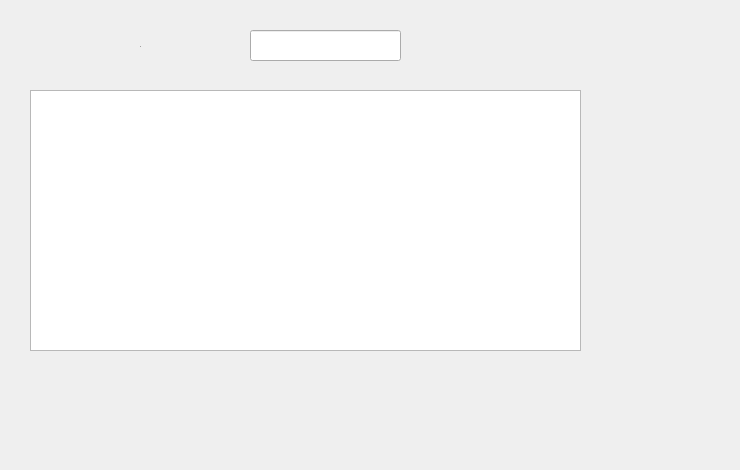
     <widget class="QWidget" name="tab_9">
      <attribute name="title">
       <string>Rechercher</string>
      </attribute>
      <widget class="QTableView" name="tableView_3">
       <property name="geometry">
        <rect>
         <x>30</x>
         <y>90</y>
         <width>551</width>
         <height>261</height>
        </rect>
       </property>
      </widget>
      <widget class="QLabel" name="label_4">
       <property name="geometry">
        <rect>
         <x>140</x>
         <y>40</y>
         <width>47</width>
         <height>13</height>
        </rect>
       </property>
       <property name="font">
        <font>
         <pointsize>-1</pointsize>
        </font>
       </property>
       <property name="text">
        <string>ID</string>
       </property>
      </widget>
      <widget class="QLineEdit" name="lineEdit_3">
       <property name="geometry">
        <rect>
         <x>250</x>
         <y>30</y>
         <width>151</width>
         <height>31</height>
        </rect>
       </property>
       <property name="styleSheet">
        <string notr="true">QLineEdit
{
    border-color: blue

    
}

</string>
       </property>
      </widget>
      <widget class="QLabel" name="label_151">
       <property name="geometry">
        <rect>
         <x>0</x>
         <y>0</y>
         <width>731</width>
         <height>461</height>
        </rect>
       </property>
       <property name="text">
        <string/>
       </property>
       <property name="pixmap">
        <pixmap>../../Desktop/qt/ok.jpg</pixmap>
       </property>
       <property name="scaledContents">
        <bool>true</bool>
       </property>
      </widget>
      <zorder>label_151</zorder>
      <zorder>tableView_3</zorder>
      <zorder>label_4</zorder>
      <zorder>lineEdit_3</zorder>
     </widget>
